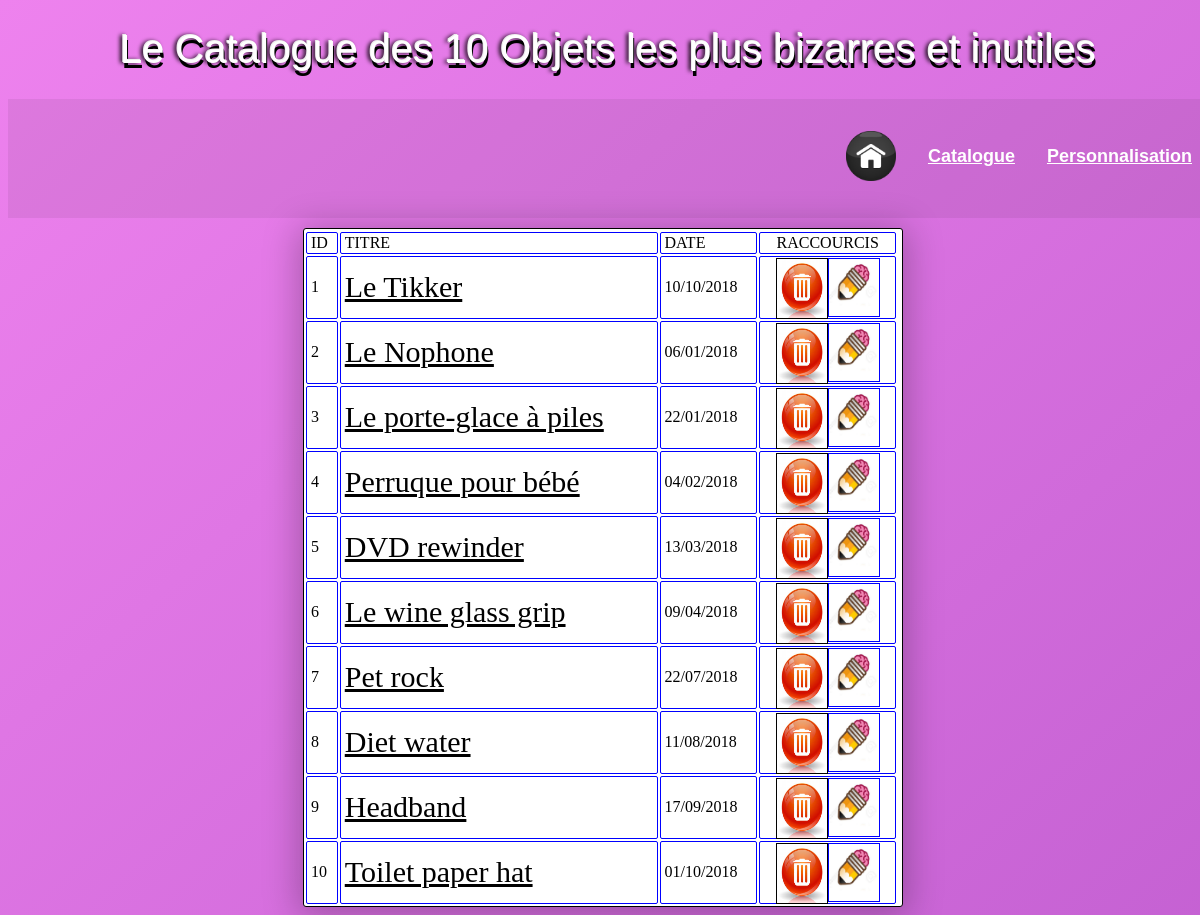
The page / on the database its author committed.
### tables this page shows
CREATE TABLE `pages_catalogue` (
  `id` int(11) NOT NULL,
  `titre_lien` text NOT NULL,
  `days` varchar(50) NOT NULL,
  `suppression_modification` text NOT NULL,
  `image` text NOT NULL,
  `titre` text NOT NULL,
  `description` text NOT NULL,
  `identifiant` int(11) NOT NULL
);

### index.php (the view, shortened to what this page needs)
<!DOCTYPE html>
<html>
	<head>
		<link rel="stylesheet" type="text/css" href="css/style.css">
	</head>
	<body>
		<?php
		include 'header_jeremy.php';
		?>
		<section class="table">
			<table border="1">
				<tr>
					<td>ID</td>
					<td>TITRE</td>
					<td>DATE</td>
					<td class="nio">RACCOURCIS</td>
				</tr>
				<?php 	if (!isset($_POST['submit']))
							{
								$bdd = new PDO('mysql:host=localhost;dbname=catalogue;charset=utf8', 'root', '', array(PDO::ATTR_ERRMODE => PDO::ERRMODE_EXCEPTION));
									$reponse = $bdd->query('SELECT * FROM pages_catalogue ORDER BY id');
								$i=1;
								while ($donnees = $reponse->fetch())
										{
											echo
								"<tr>
											<td>". $i."</td>
											<td>". $donnees['titre_lien']."</td>
											<td>". $donnees['days']."</td>
											<td class='nio'>". $donnees['suppression_modification'] . "</td>
								</tr>";
										$i++;}
							}
				?>
			</table>
		</section>
	</body>
</html>

### header_jeremy.php (shortened to what this page needs)
<header>
	<h1 class="h-details" id="titre_principal">Le Catalogue des 10 Objets les plus bizarres et inutiles</h1>
</header>
<nav>
	<ul>
		<li><a href="index.php"><img src="image/accueil.png" /></a></li>
		<li><a class="Cata_Perso" href="">Catalogue</a>
		</li>
		<li><a class="Cata_Perso" href="">Personnalisation</a>
		</li>
	</ul>
</nav>

### css/style.css (style rules this page uses)
body { width: 100%; background: linear-gradient(318deg, red, orange, yellow, green, blue, indigo, violet); background-size: 2400% 2400%; -webkit-animation: backgroundRainbow 100s ease infinite; -moz-animation: backgroundRainbow 100s ease infinite; -o-animation: backgroundRainbow 100s ease infinite; animation: backgroundRainbow 100s ease infinite; }
img { height: 50px; width: 50px; }
.table { display: flex; justify-content: center; }
a { text-decoration: underline !important; color: black; }
td a { font-size: 30px; }
tr, td { border: 0.5px solid blue; border-radius: 2px; }
table { background: #fff; width: 50%; height: 50%; border: 1px black solid; margin-right: 10px; margin-top: 10px; border-radius: 3px; -webkit-box-shadow: 0px 5px 35px 5px rgba(0, 0, 0, 0.25); -moz-box-shadow: 0px 5px 35px 5px rgba(0, 0, 0, 0.25); box-shadow: 0px 5px 35px 5px rgba(0, 0, 0, 0.25); padding-top: 1px; }
.del-button { border: 1px solid black; height: 100%; }
.alter-button { border: 1px solid blue; height: 100%; }
.nio { width: 90%; height: 100%; margin-right: 5px; display: flex; justify-content: center; }
td { padding-left: 4px; padding-right: 4px }
.h-details { text-align: center; align-self: center; align-items: center; }
nav { display: flex; justify-content: flex-end; text-align: center; background-color: #00000010; }
ul { list-style: none; display: flex; flex-direction: row; }
li a { position: relative; display: block; padding: 16px; text-decoration: none; font-size: 18px; font-weight: bold; color: #ffffff; }
#titre_principal { font-size: 40px; text-shadow: -1px -1px #eee, 1px 5px #000, -3px 0 4px #000; font-family:"Segoe print", Arial, Helvetica, sans-serif; color:white; font-weight:lighter; text-align:center; }
.Cata_Perso { margin-top: 15px; font-family:"Segoe print", Arial, Helvetica, sans-serif; }

### rows shown on the page
pages_catalogue: titre_lien "Le Tikker", days "10/10/2018", suppression_modification (picture)
pages_catalogue: titre_lien "Le Nophone", days "06/01/2018", suppression_modification (picture)
pages_catalogue: titre_lien "Le porte-glace à piles", days "22/01/2018", suppression_modification (picture)
pages_catalogue: titre_lien "Perruque pour bébé", days "04/02/2018", suppression_modification (picture)
pages_catalogue: titre_lien "DVD rewinder", days "13/03/2018", suppression_modification (picture)
pages_catalogue: titre_lien "Le wine glass grip", days "09/04/2018", suppression_modification (picture)
pages_catalogue: titre_lien "Pet rock", days "22/07/2018", suppression_modification (picture)
pages_catalogue: titre_lien "Diet water", days "11/08/2018", suppression_modification (picture)
pages_catalogue: titre_lien "Headband", days "17/09/2018", suppression_modification (picture)
pages_catalogue: titre_lien "Toilet paper hat", days "01/10/2018", suppression_modification (picture)
